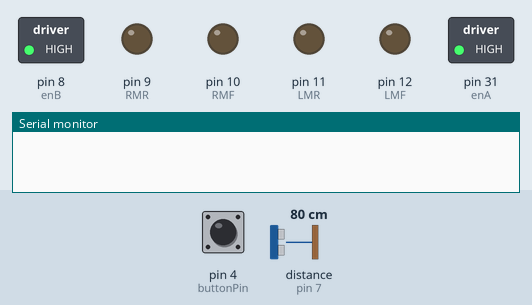
The sketch below on a simulated Arduino Mega 2560, built with avr-gcc and run on an emulated ATmega2560. On the bench: switched loads named in the sketch (green lamp = pin HIGH), output pins drawn as LEDs (lit = HIGH), the last lines printed to the serial monitor. The test bench sets the inputs (shaded band); at power-on: pin 4 (buttonPin) LOW, distance to the obstacle (sensor on pin 7) 80 cm. The echo pulse lasts 58.3 µs per cm.

Above: at 1.2 s.
1.3 s: pin 4 (buttonPin) pulled HIGH for 0.15 s
At 2.1 s:
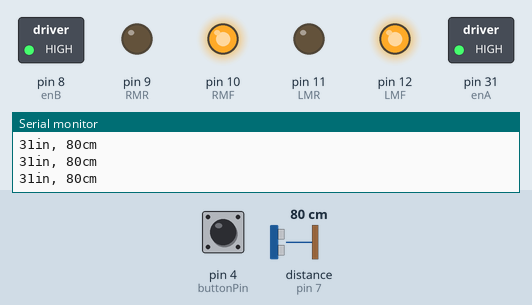
2.9 s: distance to the obstacle (sensor on pin 7) set to 21 cm
4.4 s: distance to the obstacle (sensor on pin 7) set to 17 cm
At 5.8 s:
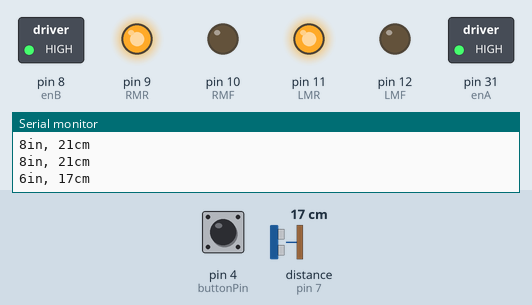
At 10.0 s:
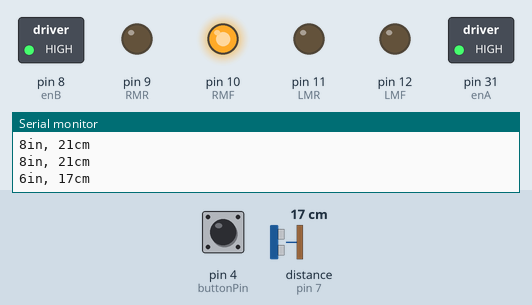
Timing chart, 0 to 16.0 s (numbered marks = the images above; inputs shaded):
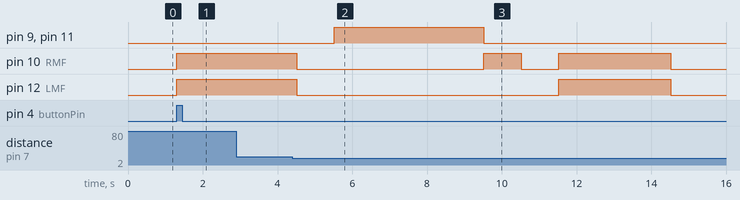

The sketch:

Motor_Control_MK2.ino
```cpp
/*
This program goes forward until it detects an object less than 20cm away
from it, then backs up for 4 seconds, then it turns
left for 1 second, then goes forward for 3 seconds.  Therefore this
program is written to avoid an obstacle when it first goes forward.
*/
int enB = 8;//enable B is set to pin 8
int enA = 31;//enable A is set to pin 31
int LMF = 12;//Left Motor Forward is set to pin 12
int LMR = 11;//Left Motor Reverse is set to pin 11
int RMF = 10;//Right Motor Forward is set to pin 10
int RMR = 9;//Right Motor Reverse is set to pin 9
int pingpin = 7;//ultrasonic sensor is set to pin 7
int buttonPin = 4;//button is set to pin 4
int buttonState = 0;//the botton's state is set to LOW
long mtrrevtim = 0;//motor reverse timer is set to LOW
int forwardhold = 0;//forward palceholder is set to LOW
int reversehold = 0;//reverse placeholder is set to LOW
int turnfor = 0;//turnforward placeholder is set to LOW

void setup() {
  Serial.begin(9600);//activates serial moniter
 pinMode(buttonPin, INPUT);//button as input
 pinMode(enB, OUTPUT);//enable B as output
 pinMode(enA, OUTPUT);//enable A as output
 pinMode(LMF, OUTPUT);//Left Motor Forward as output
 pinMode(LMR, OUTPUT);//Left Motor Rverse as output
 pinMode(RMF, OUTPUT);//right motor forward as output
 pinMode(RMR, OUTPUT);//right motor reverse as output
 digitalWrite(LMF, LOW);//Left Motor Forward is set to LOW
 digitalWrite(LMR, LOW);//Left Motor Reverse is set to LOW
 digitalWrite(RMF, LOW);//right motor forward is set to LOW
 digitalWrite(RMR, LOW);//right motor reverse is set to LOW
 digitalWrite(enA, HIGH);//enable A is set to high
 digitalWrite(enB, HIGH);//enable B is set to low
 forwardhold = 0;//forward placeholder is set to low
 reversehold = 0;//reverse placeholder is set to low
 turnfor = 0;//makes turnforward placeholder low

}

void loop() {

 buttonState = digitalRead(buttonPin);//botton state reads button pin

if (buttonState == HIGH){//if button is pushed
 forwardhold = 1; //turn forward place holder high
}

//if forward placeholder is high and reverse placeholder is low
if(forwardhold == HIGH && reversehold == LOW) {
  mtrrevtim = 0;//make motor reverse timer 0
  forwardSub();//go into forwardSub
}

//if reversehold is high and forwardhold is low
if (reversehold == HIGH && forwardhold == LOW){
    reverseSub();//go into reverse sub
  }

//both reversehold and forwardhold need to be low and turnfor needs to be high
if (reversehold == LOW && forwardhold == LOW && turnfor == HIGH){
  turnforwardSub();//goes to turnforward Subroutine
}

}

void forwardSub() {//forward sub
 digitalWrite(LMF, HIGH);//turn left motor on forward
digitalWrite(RMF, HIGH);//tun right motor on forward

long duration, inches, cm;//duration is counted in inches and cm

 pinMode(pingpin, OUTPUT);//pingpin is a output
 digitalWrite(pingpin, LOW);//ping pin set to low
 delayMicroseconds(2);//delay for two microseconds
 digitalWrite(pingpin, HIGH);//turn pingpin high
 delayMicroseconds(5);//dealy for five microseconds
 digitalWrite(pingpin, LOW);//turn pingpin low

 pinMode(pingpin, INPUT);//pingpin is a input
 duration = pulseIn(pingpin, HIGH);//duration is pulsed when pingpin is high

 //inches is the duration of microseconds to inches
 inches = microsecondsToInches(duration);

 //cm is the duration of microseconds to cm
 cm = microsecondsToCentimeters(duration);

  Serial.print(inches);//print in inches
 Serial.print("in, ");//print in,
 Serial.print(cm);//print in cm
 Serial.print("cm");//print cm
 Serial.println();//print a blank line
 delay(100);//delay 0.1 seconds

 if (cm < 20){//if cm is less than 20
   forwardhold = 0;//make forward placeholder low
   reversehold = 1;//make reverse palceholder high


 }
}

void reverseSub() {//reversesub
  digitalWrite(LMF, LOW);//turn left motor forward off
  digitalWrite(RMF,LOW);//turn right motor forward off
  delay(1000);//delay for 1 second
  digitalWrite(LMR, HIGH);//turn left motor reverse on
  digitalWrite(RMR, HIGH);//turn right motor reverse on
  delay(4000);//delay for 4 seconds
  digitalWrite(LMR, LOW);//turn left motor reverse off
  digitalWrite(RMR, LOW);//turn right motor reverse off
  reversehold = 0;//make reverse palceholder low
  turnfor = 1;//makes turnfor high
}

void turnforwardSub() {//turns then moves forward
  digitalWrite(RMF, HIGH); //turns right motor forward
  delay(1000);//waits for 1 seconds
  digitalWrite(RMF, LOW); //turns right motor off
  delay(1000);//waits for one second
  digitalWrite(LMF, HIGH);//turns left motor forward on
  digitalWrite(RMF, HIGH);//turns right motor forward on
  delay(3000);//waits for 3 seconds
  digitalWrite(LMF, LOW);//turns right motor forward off
  digitalWrite(RMF, LOW);//turns right motor forward off
  turnfor = 0;//makes turnfor low
}

//turn microseconds to "microseconds to inches"
long microsecondsToInches(long microseconds)
{
 return microseconds / 74 / 2;//microseconds divided by 74 divided by 2
}

//turn microseconds to "microseconds to cm"
long microsecondsToCentimeters(long microseconds)
{
 return microseconds / 29 / 2;//micorseconds divided by 29 divided by 2
}
```

Measured:
- the behaviour switches between 20 and 19 cm on distance to the obstacle (sensor on pin 7) (found by bisection; images 1 and 2)
- after the input at 1.3 s, pin 10 (RMF), pin 12 (LMF): LOW → HIGH at once
- after the input at 4.4 s, pin 9 (RMR), pin 11 (LMR): LOW → HIGH after 1.1 s, → LOW 4.0 s later; pin 10 (RMF): goes LOW 5.0 s, HIGH 1.0 s, LOW 1.0 s, HIGH 3.0 s, then LOW, starting after 0.12 s; pin 12 (LMF): HIGH → LOW after 0.12 s, → HIGH 7.0 s later, → LOW 3.0 s later
